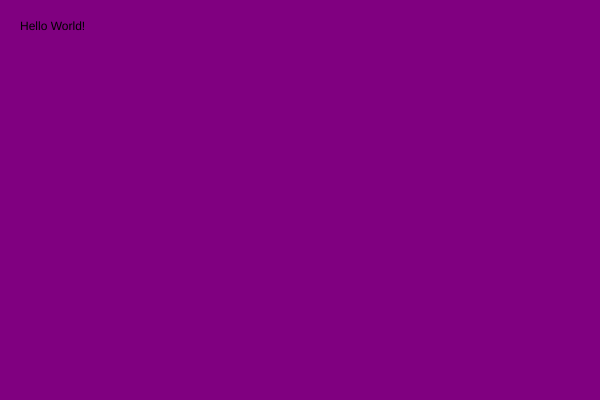
Frame 1 (no input)
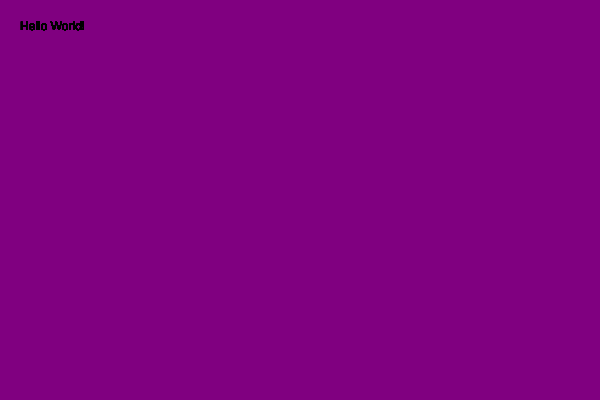
Frame 60 (no input)
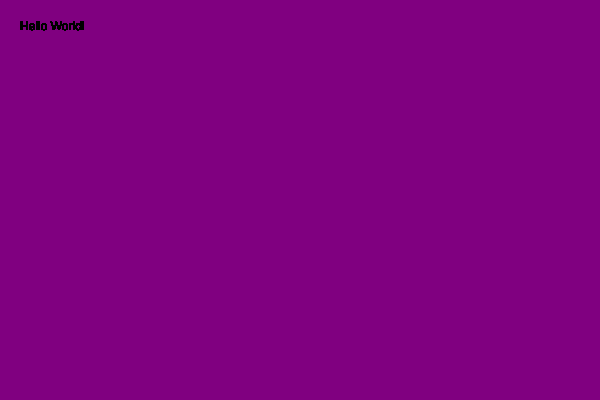
Frame 120 (the mouse pressed at the canvas centre since frame 60)

The p5.js sketch that drew these frames (run headless with seeded random() and noise() and a simulated clock; from frame 60 on, the mouse is pressed at the canvas centre):

// p5.js sketch
// ── sketch.js
// setup function
function setup() {

    createCanvas( 600, 400 );

    background( 'purple' );
}

// draw function
function draw() {

    text( "Hello World!", 20, 30 );
}
